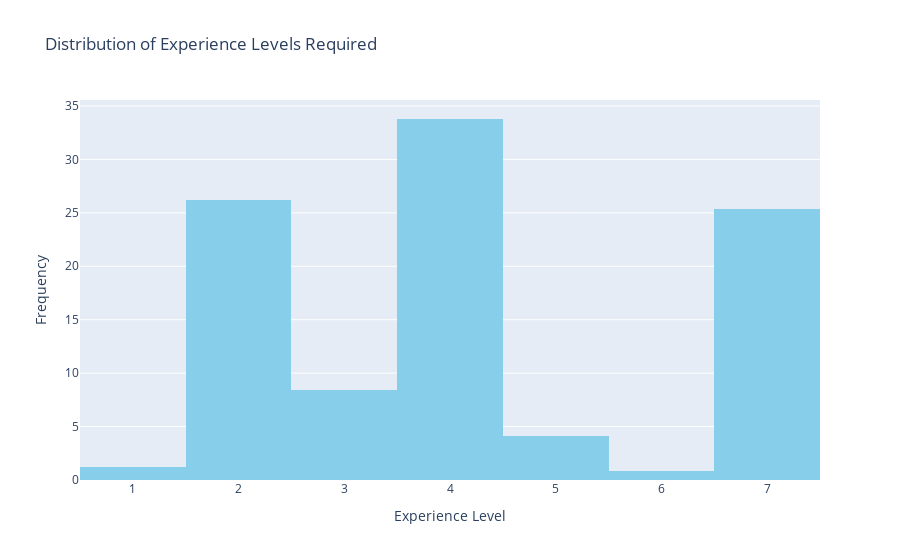

Write notebook code for a chart like this one.
### Code cell
import pandas as pd
import plotly.express as px

# Creating the interactive histogram using Plotly
fig = px.histogram(cleaned_data, x='experience_level', title='Distribution of Experience Levels Required', 
                   labels={'experience_level': 'Experience Level', 'count': 'Frequency'},
                   nbins=10, histnorm='percent', color_discrete_sequence=['skyblue'])
fig.update_layout(xaxis=dict(title='Experience Level'), yaxis=dict(title='Frequency'))
fig.show()

### Figure 1 — Plotly figure (JSON) as saved in the notebook; plotly's stock layout.template omitted (floating-point values rounded to 4 significant figures; data arrays with more than 128 entries replaced by an {"elided": "..."} marker saying what was removed)
{"data": [{"alignmentgroup": "True", "bingroup": "x", "histnorm": "percent", "hovertemplate": "Experience Level=%{x}<br>percent=%{y}<extra></extra>", "legendgroup": "", "marker": {"color": "skyblue", "pattern": {"shape": ""}}, "name": "", "nbinsx": 10, "offsetgroup": "", "orientation": "v", "showlegend": false, "type": "histogram", "x": {"elided": "46710 int values"}, "xaxis": "x", "yaxis": "y"}], "layout": {"barmode": "relative", "legend": {"tracegroupgap": 0}, "title": {"text": "Distribution of Experience Levels Required"}, "xaxis": {"anchor": "y", "domain": [0, 1], "title": {"text": "Experience Level"}}, "yaxis": {"anchor": "x", "domain": [0, 1], "title": {"text": "Frequency"}}}}
